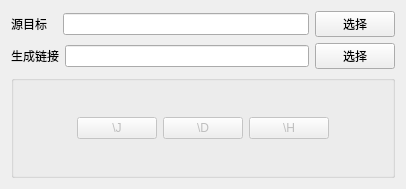
<?xml version="1.0" encoding="UTF-8"?>
<ui version="4.0">
 <class>MainWindow</class>
 <widget class="QMainWindow" name="MainWindow">
  <property name="geometry">
   <rect>
    <x>0</x>
    <y>0</y>
    <width>406</width>
    <height>189</height>
   </rect>
  </property>
  <property name="acceptDrops">
   <bool>false</bool>
  </property>
  <property name="windowTitle">
   <string>MainWindow</string>
  </property>
  <widget class="QWidget" name="centralWidget">
   <layout class="QVBoxLayout" name="verticalLayout">
    <item>
     <layout class="QHBoxLayout" name="horizontalLayout_2">
      <item>
       <widget class="QLabel" name="label">
        <property name="text">
         <string>源目标   </string>
        </property>
       </widget>
      </item>
      <item>
       <widget class="MyLineEdit" name="leFrom">
        <property name="text">
         <string/>
        </property>
        <property name="dragEnabled">
         <bool>true</bool>
        </property>
       </widget>
      </item>
      <item>
       <widget class="QPushButton" name="pbFrom">
        <property name="text">
         <string>选择</string>
        </property>
       </widget>
      </item>
     </layout>
    </item>
    <item>
     <layout class="QHBoxLayout" name="horizontalLayout">
      <item>
       <widget class="QLabel" name="label_2">
        <property name="text">
         <string>生成链接</string>
        </property>
       </widget>
      </item>
      <item>
       <widget class="QLineEdit" name="leTo">
        <property name="text">
         <string/>
        </property>
       </widget>
      </item>
      <item>
       <widget class="QPushButton" name="pbTo">
        <property name="text">
         <string>选择</string>
        </property>
       </widget>
      </item>
     </layout>
    </item>
    <item>
     <widget class="QGroupBox" name="groupBox">
      <property name="title">
       <string/>
      </property>
      <layout class="QHBoxLayout" name="horizontalLayout_3">
       <item>
        <spacer name="horizontalSpacer">
         <property name="orientation">
          <enum>Qt::Horizontal</enum>
         </property>
         <property name="sizeHint" stdset="0">
          <size>
           <width>40</width>
           <height>20</height>
          </size>
         </property>
        </spacer>
       </item>
       <item>
        <widget class="QPushButton" name="pbParameterJ">
         <property name="enabled">
          <bool>false</bool>
         </property>
         <property name="whatsThis">
          <string>JUNCTION（交接点），当用户请求时，所有的处理都将映射到远端的服务器，再由服务器来进行实际的操作。对其内文件和子目录的“建立、删除、修改”等操作都被映射到对应的目录中的文件和子目录上；而对其进行“复制、粘贴、剪切、配置 ACL”，只会影响此交接点（对这句的理解可以参考实验1的结果）。</string>
         </property>
         <property name="text">
          <string>\J</string>
         </property>
        </widget>
       </item>
       <item>
        <widget class="QPushButton" name="pbParameterD">
         <property name="enabled">
          <bool>false</bool>
         </property>
         <property name="whatsThis">
          <string>SYMLINKD（符号链接），当用户请求时，使用本地系统对其进行处理，不论这个链接指向的是不是本地路径。对其的“读、写、遍历”等操作都会被重定向到目标文件或目录；但对它们的“复制、删除、移动、配置 ACL”等操作只针对自身；符号链接不但可以应用于本地系统，还可以应用 UNC 路径（可以链接Samba）。</string>
         </property>
         <property name="text">
          <string>\D</string>
         </property>
        </widget>
       </item>
       <item>
        <widget class="QPushButton" name="pbParameterH">
         <property name="enabled">
          <bool>false</bool>
         </property>
         <property name="text">
          <string>\H</string>
         </property>
        </widget>
       </item>
       <item>
        <spacer name="horizontalSpacer_2">
         <property name="orientation">
          <enum>Qt::Horizontal</enum>
         </property>
         <property name="sizeHint" stdset="0">
          <size>
           <width>40</width>
           <height>20</height>
          </size>
         </property>
        </spacer>
       </item>
      </layout>
     </widget>
    </item>
   </layout>
  </widget>
  <widget class="QMenuBar" name="menuBar">
   <property name="geometry">
    <rect>
     <x>0</x>
     <y>0</y>
     <width>406</width>
     <height>21</height>
    </rect>
   </property>
  </widget>
 </widget>
 <layoutdefault spacing="6" margin="11"/>
 <customwidgets>
  <customwidget>
   <class>MyLineEdit</class>
   <extends>QLineEdit</extends>
   <header>mylineedit.h</header>
  </customwidget>
 </customwidgets>
 <resources/>
 <connections/>
</ui>
